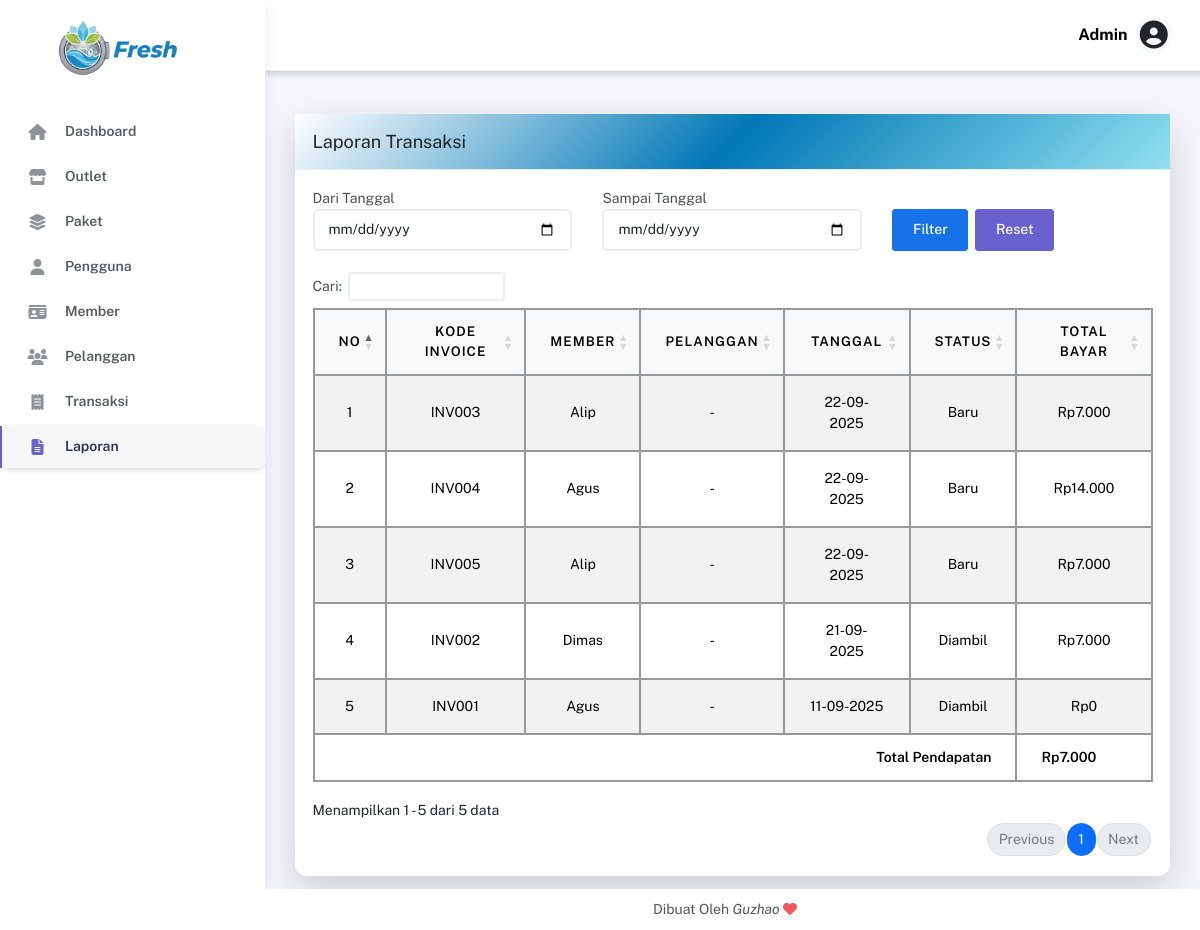
Page /backend/pages/laporan/index.php (signed in) on the committed database.
### tables this page shows
CREATE TABLE `tb_transaksi` (
  `id` int NOT NULL,
  `outlet_id` int DEFAULT NULL,
  `kode_invoice` varchar(100) NOT NULL,
  `member_id` int DEFAULT NULL,
  `pelanggan_id` int DEFAULT NULL,
  `tgl` date NOT NULL,
  `batas_waktu` date NOT NULL,
  `tgl_bayar` date DEFAULT NULL,
  `biaya_tambahan` int DEFAULT '0',
  `diskon` double DEFAULT '0',
  `pajak` double DEFAULT '0',
  `status` enum('baru','proses','selesai','diambil') DEFAULT 'baru',
  `dibayar` enum('dibayar','belum_dibayar') DEFAULT 'belum_dibayar',
  `user_id` int DEFAULT NULL,
  `total_bayar` double DEFAULT '0'
);

CREATE TABLE `tb_member` (
  `id` int NOT NULL,
  `nama` varchar(100) NOT NULL,
  `alamat` text,
  `jenis_kelamin` enum('L','P') NOT NULL,
  `tlp` varchar(20) DEFAULT NULL
);

### backend/pages/laporan/index.php (the view, shortened to what this page needs)
<?php
include __DIR__ . '/../../../config/connection.php';
include '../../partials/header.php';
include '../../partials/sidebar.php';
$mulai = $_GET['mulai'] ?? '';
$sampai = $_GET['sampai'] ?? '';
$qLaporan = "
    SELECT t.id,
           t.kode_invoice,
           m.nama AS member_nama,
           p.nama AS pelanggan_nama,
           t.tgl,
           t.status,
           t.dibayar,
           t.total_bayar
    FROM tb_transaksi t
    LEFT JOIN tb_member m ON t.member_id = m.id
    LEFT JOIN tb_pelanggan p ON t.pelanggan_id = p.id
    WHERE 1=1
";
$qLaporan .= " ORDER BY t.tgl DESC";
$result = mysqli_query($connect, $qLaporan) or die(mysqli_error($connect));
?>
<div class="main-panel">
    <?php include '../../partials/navbar.php'; ?>
    <div class="content" style="padding-top:90px;">
        <div class="page-inner">
            <div class="card shadow-lg">
                <div class="card-header d-flex justify-content-between align-items-center"
                    style="background: linear-gradient(135deg, white, #0077b6, #90e0ef);">
                    <h5 class="mb-0">Laporan Transaksi</h5>
                </div>
                <div class="card-body">
                    <form method="GET" class="row g-3 mb-4">
                        <div class="col-md-4">
                            <label>Dari Tanggal</label>
                            <input type="date" name="mulai" value="<?= $mulai ?>" class="form-control">
                        </div>
                        <div class="col-md-4">
                            <label>Sampai Tanggal</label>
                            <input type="date" name="sampai" value="<?= $sampai ?>" class="form-control">
                        </div>
                        <div class="col-md-4 d-flex align-items-end">
                            <button type="submit" class="btn btn-primary me-2">Filter</button>
                            <a href="index.php" class="btn btn-secondary">Reset</a>
                        </div>
                    </form>
                    <div class="table-responsive">
                        <table id="laporanTable" class="table table-bordered table-striped align-middle text-center">
                            <thead>
                                <tr class="text-center">
                                    <th class="text-center">No</th>
                                    <th class="text-center">Kode Invoice</th>
                                    <th class="text-center">Member</th>
                                    <th class="text-center">Pelanggan</th>
                                    <th class="text-center">Tanggal</th>
                                    <th class="text-center">Status</th>
                                    <th class="text-center">Total Bayar</th>
                                </tr>
                            </thead>
                            <tbody>
                                <?php if ($result && $result->num_rows > 0): ?>
                                    <?php
                                    $no = 1;
                                    $total = 0;
                                    while ($row = $result->fetch_object()): ?>
                                        <tr>
                                            <td><?= $no++ ?></td>
                                            <td><?= htmlspecialchars($row->kode_invoice) ?></td>
                                            <td class="text-capitalize"><?= !empty($row->member_nama) ? htmlspecialchars($row->member_nama) : '-' ?></td>
                                            <td class="text-capitalize"><?= !empty($row->pelanggan_nama) ? htmlspecialchars($row->pelanggan_nama) : '-' ?></td>
                                            <td><?= date('d-m-Y', strtotime($row->tgl)) ?></td>
                                            <td><?= ucfirst($row->status) ?></td>
                                            <td>Rp<?= number_format($row->total_bayar, 0, ',', '.') ?></td>
                                        </tr>
                                        <?php
                                        if ($row->dibayar === 'dibayar') {
                                            $total += $row->total_bayar;
                                        }
                                        ?>
                                    <?php endwhile; ?>
                                <?php endif; ?>
                            </tbody>
                            <tfoot>
                                <tr class="fw-bold">
                                    <td colspan="6" style="text-align:right;">Total Pendapatan</td>
                                    <td>Rp<?= number_format($total ?? 0, 0, ',', '.') ?></td>
                                </tr>
                            </tfoot>
                        </table>
                    </div>
                </div>
            </div>
        </div>
    </div>
    <?php include '../../partials/footer.php'; ?>
</div>

### backend/pages/laporan/index.php (style rules this page uses)
.table, .table-bordered, .table-bordered th, .table-bordered td { border: 1px solid #999 !important; color: #000; }
.table thead th { background-color: #f8f9fa; border: 1px solid #999 !important; }
.table tbody td { border: 1px solid #999 !important; }
table { border-collapse: collapse !important; }
.card { border-radius: 12px; box-shadow: 0 4px 12px rgba(0, 0, 0, 0.2); }

### rows in the picture
tb_transaksi: kode_invoice "INV003", member.nama "Alip", tgl "22-09-2025", status "Baru", total_bayar "7.000"
tb_transaksi: kode_invoice "INV004", member.nama "Agus", tgl "22-09-2025", status "Baru", total_bayar "14.000"
tb_transaksi: kode_invoice "INV005", member.nama "Alip", tgl "22-09-2025", status "Baru", total_bayar "7.000"
tb_transaksi: kode_invoice "INV002", member.nama "Dimas", tgl "21-09-2025", status "Diambil", total_bayar "7.000"
tb_transaksi: kode_invoice "INV001", member.nama "Agus", tgl "11-09-2025", status "Diambil", total_bayar "0"

### other values in the picture
$_SESSION['username'] "Admin"
$total "7.000"
